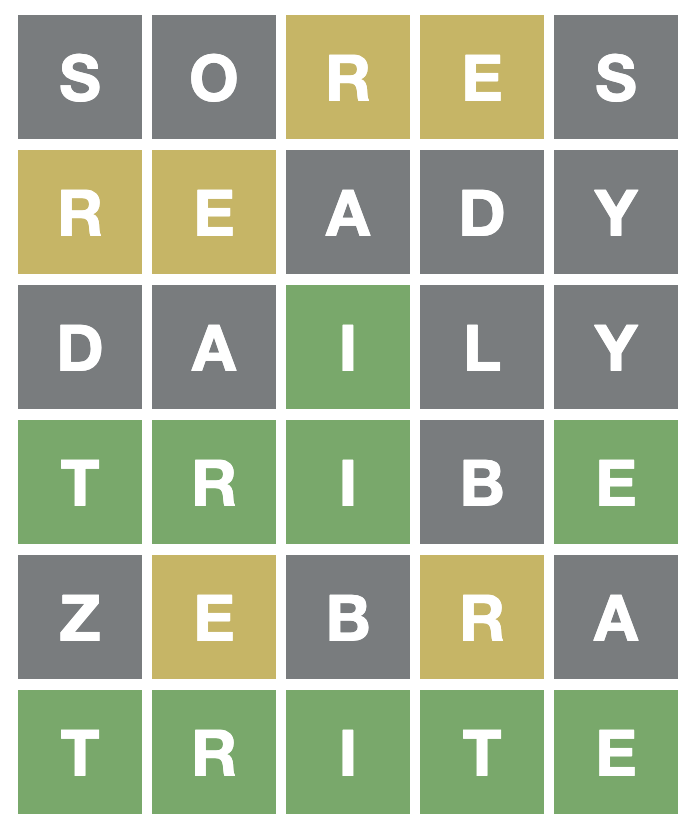
#> input picture data/image.png, 692 x 826 px
$ jupyter execute --allow-errors imageRecognize.ipynb
#> lines starting #> are read from the running program, lines starting #| are printed output that depends on the picture; after the words box and inside, x2 and y2 are one past the last pixel; in counts of white or black regions, pixels touching at a corner belong together
[cell 1]
#Imports libraries
import cv2
import numpy as np
import tensorflow as tf
from tensorflow.keras.models import load_model
from PIL import ImageGrab
import tkinter as tk
import keyboard as kb

[cell 2]
#Read the screenshot of the image saved in the directory
image = cv2.imread('data/image.png')
#> image is the input picture: shape (826, 692, 3); mean B, G, R 149.5, 176.1, 165.6
image = cv2.resize(image, (412, 365))
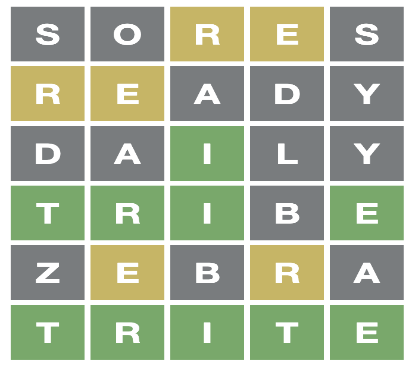
#> image: shape (365, 412, 3); mean B, G, R 149.5, 176, 165.6
#Convert image to grayscale
gray = cv2.cvtColor(image, cv2.COLOR_BGR2GRAY)
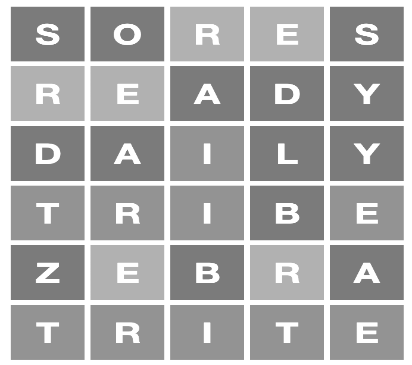
#> gray: shape (365, 412); min 123, max 255, mean 169.7

#Sharpen the edges of the image for better contour detection
sharpen_kernel = np.array([[-1,-1,-1], [-1,9,-1], [-1,-1,-1]])
sharpen = cv2.filter2D(gray, -1, sharpen_kernel)
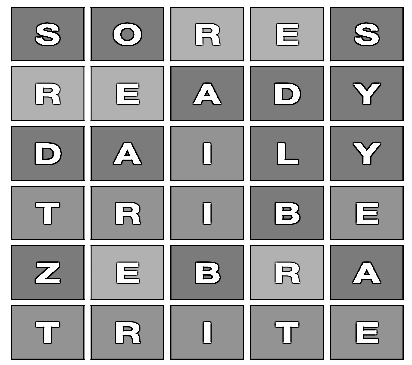
#> sharpen: shape (365, 412); min 0, max 255, mean 159

#Thresholding the image
thresh = cv2.threshold(sharpen,225,255, cv2.THRESH_BINARY_INV)[1]
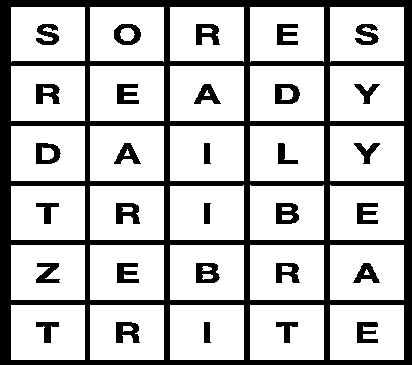
#> thresh: shape (365, 412); 75.3% white; 31 black regions

#FInd contours in the image
cnts = cv2.findContours(thresh, cv2.RETR_EXTERNAL, cv2.CHAIN_APPROX_SIMPLE)
#> cnts = 30 contours; largest, box (x1, y1, x2, y2) and area: (330, 305, 404, 360) 3942, (250, 305, 324, 360) 3942, (170, 305, 244, 360) 3942, (90, 305, 164, 360) 3942, (11, 305, 85, 360) 3942
cnts = cnts[0] if len(cnts) == 2 else cnts[1]
#Variable cnts includes all the contours found in the image

#The below for loop goes through every contour found and basically crops the image
#to every letter in a square and saves it
cnts = cnts[::-1] #reverses the list containing contours
#> cnts = 30 contours; largest, box (x1, y1, x2, y2) and area: (11, 66, 85, 121) 3942, (90, 66, 164, 121) 3942, (170, 66, 244, 121) 3942, (250, 66, 324, 121) 3942, (330, 66, 404, 121) 3942
image_number = 0
for c in cnts:
    area = cv2.contourArea(c)#finds out area of each contour
    print(area)
    if area > 800:
        x,y,w,h = cv2.boundingRect(c)#produces coordinated (x, y) and height(h) and width(w) of each square-containing alphabet
        ROI = image[y:y+h, x:x+w] #crops the image to the square-containing alphabet
        ROI = cv2.resize(ROI, (68, 68))#Resizes the square-containing alphabet to 68x68 pixels
        cv2.imwrite('Alphabets/ROI_{}.png'.format(image_number), ROI) #saves the square-containing alphabet
        cv2.rectangle(image, (x, y), (x + w, y + h), (255,0,0), 2) #produces blue-coloured rectangles on each contour found
        image_number += 1 #counts number of contours and adds by 1 in the for loop
#> this loop made 30 passes
#> (c, area, x, y, h) on passes 6 to 15: ([[11, 66], [11, 120], [84, 120], [84, 66]], 3942, 11, 66, 55), ([[90, 66], [90, 120], [163, 120], [163, 66]], 3942, 90, 66, 55), ([[170, 66], [170, 120], [243, 120], [243, 66]], 3942, 170, 66, 55), ([[250, 66], [250, 120], [323, 120], [323, 66]], 3942, 250, 66, 55), ([[330, 66], [330, 120], [403, 120], [403, 66]], 3942, 330, 66, 55), ([[11, 126], [11, 180], [84, 180], [84, 126]], 3942, 11, 126, 55), ([[90, 126], [90, 180], [163, 180], [163, 126]], 3942, 90, 126, 55), ([[170, 126], [170, 180], [243, 180], [243, 126]], 3942, 170, 126, 55), ([[250, 126], [250, 180], [323, 180], [323, 126]], 3942, 250, 126, 55), ([[330, 126], [330, 180], [403, 180], [403, 126]], 3942, 330, 126, 55)
#> (area, x, y, h) on passes 1, 2, 3, 4, 5, 16: (3869.5, 11, 7, 55), (3869.5, 90, 7, 55), (3869.5, 170, 7, 55), (3870, 250, 7, 55), (3869.5, 330, 7, 55), (3869.5, 170, 185, 55)
#| 3869.5
#| 3869.5
#| 3869.5
#| 3870.0
#| 3869.5
#| 3942.0
#| 3942.0
#| 3942.0
#> (further printed lines are left out)
#> pass 1, `ROI = image[y:y+h, x:x+w]`:
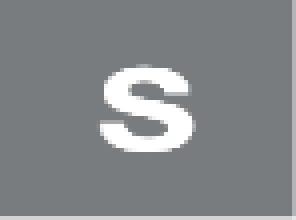
#> ROI: shape (55, 74, 3) (shown 4 times larger); mean B, G, R 137.9, 136.1, 133.3
#> pass 1, `ROI = cv2.resize(ROI, (68, 68))#Resizes the square-containing alphabet..`:
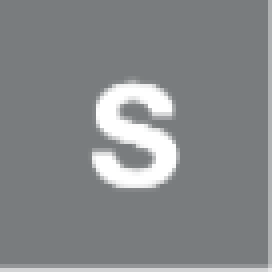
#> ROI: shape (68, 68, 3) (shown 4 times larger); mean B, G, R 137.9, 136.1, 133.4
#> pass 2, `ROI = image[y:y+h, x:x+w]`:
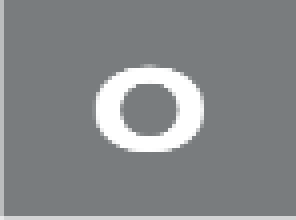
#> ROI: shape (55, 74, 3) (shown 4 times larger); mean B, G, R 138.6, 136.7, 134
#> pass 2, `ROI = cv2.resize(ROI, (68, 68))#Resizes the square-containing alphabet..`:
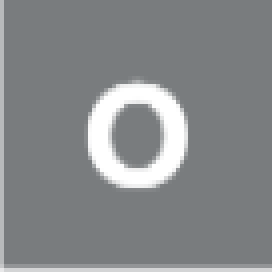
#> ROI: shape (68, 68, 3) (shown 4 times larger); mean B, G, R 138.6, 136.8, 134.1
#> after the loop:
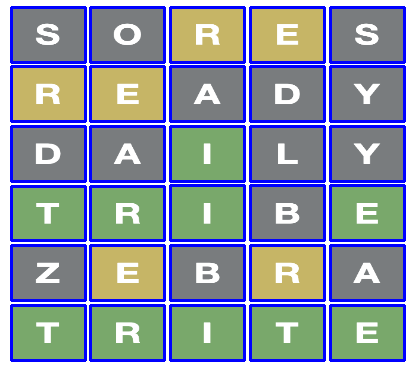
#> image: shape (365, 412, 3); 15.35% of pixels changed, all inside (x1, y1, x2, y2) = (10, 6, 406, 362)
#> after the loop, image_number = 30
print(image_number)
#| 30
# cv2.imwrite("Contours detected in Image", image) #displays the blue rectangle-bounded image to display all contours
